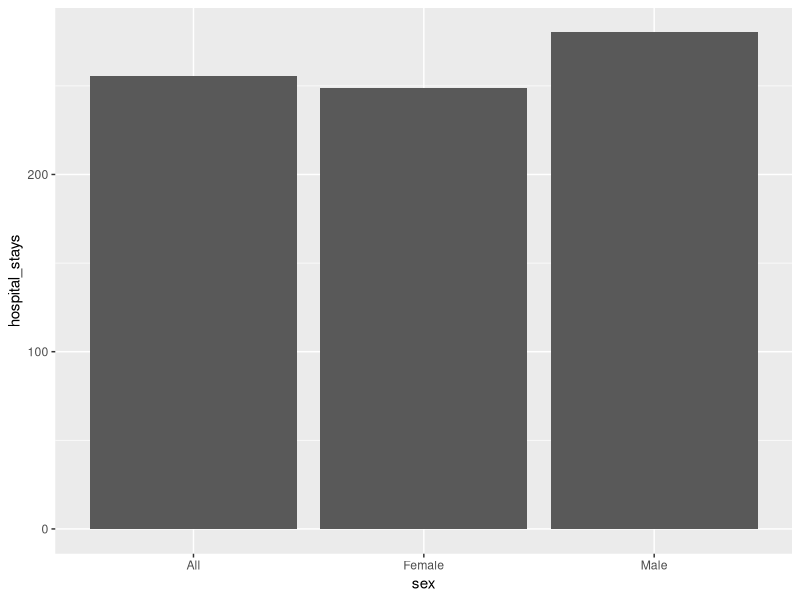
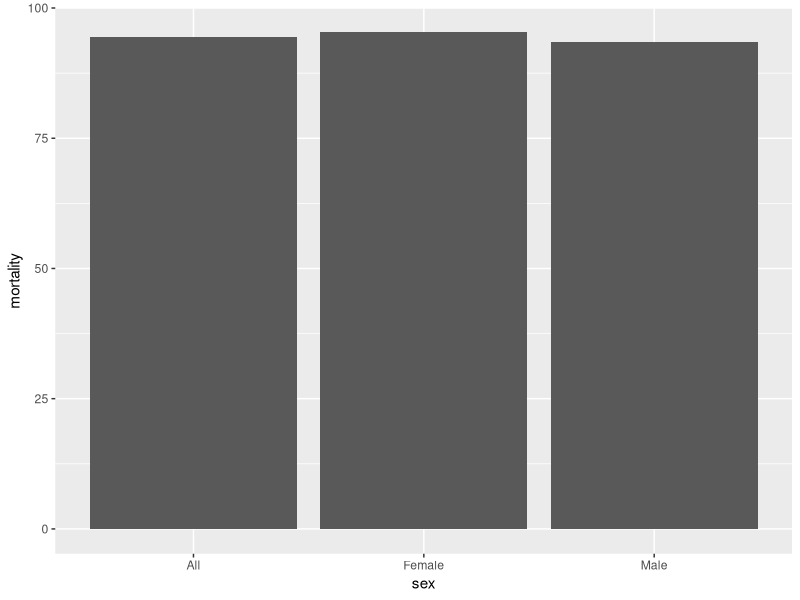
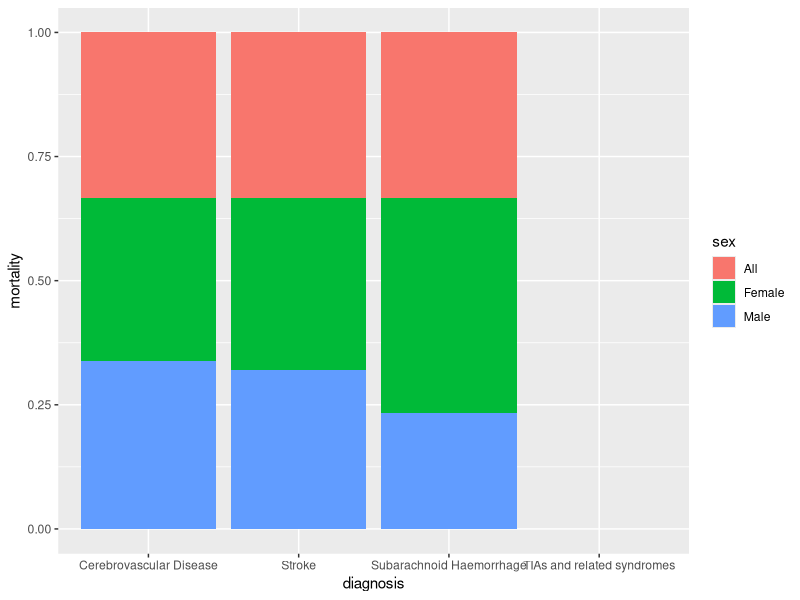
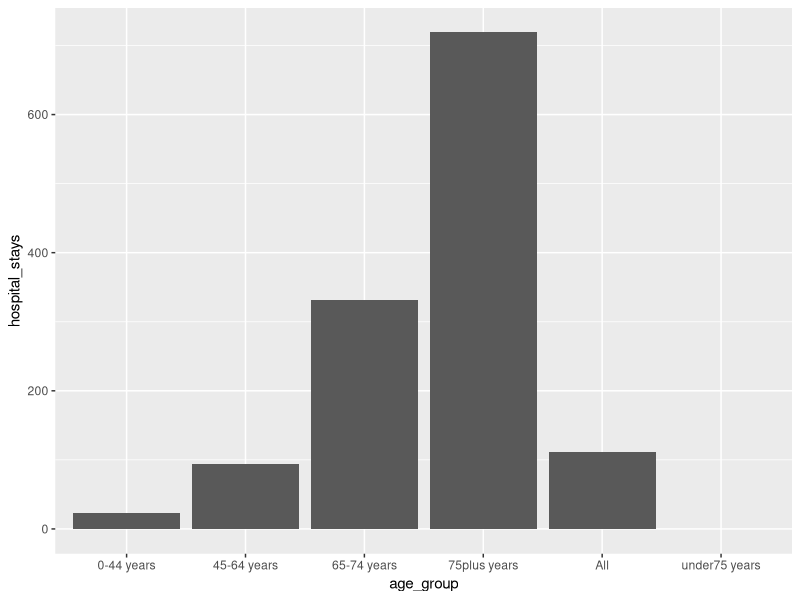
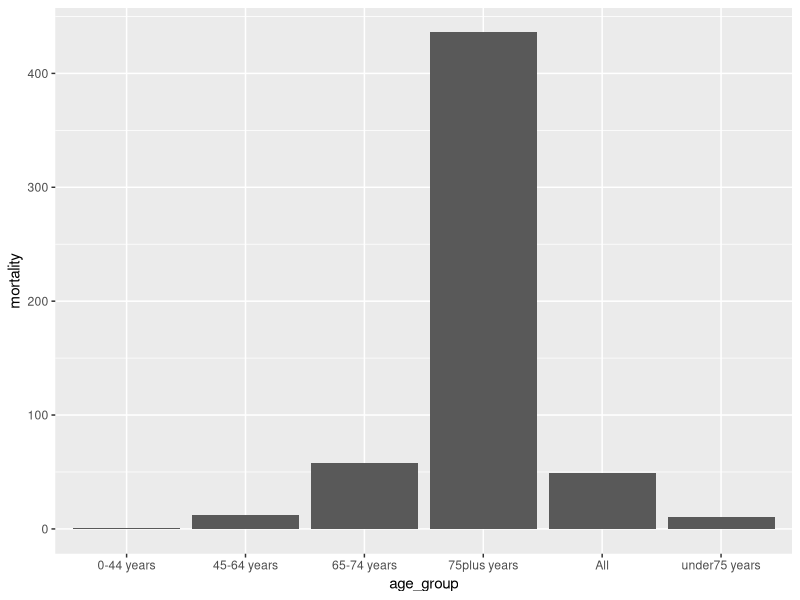
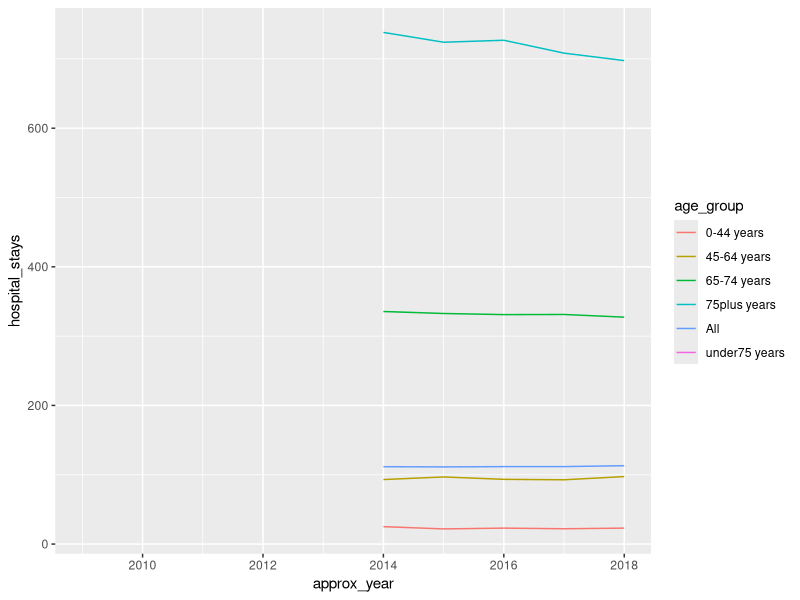
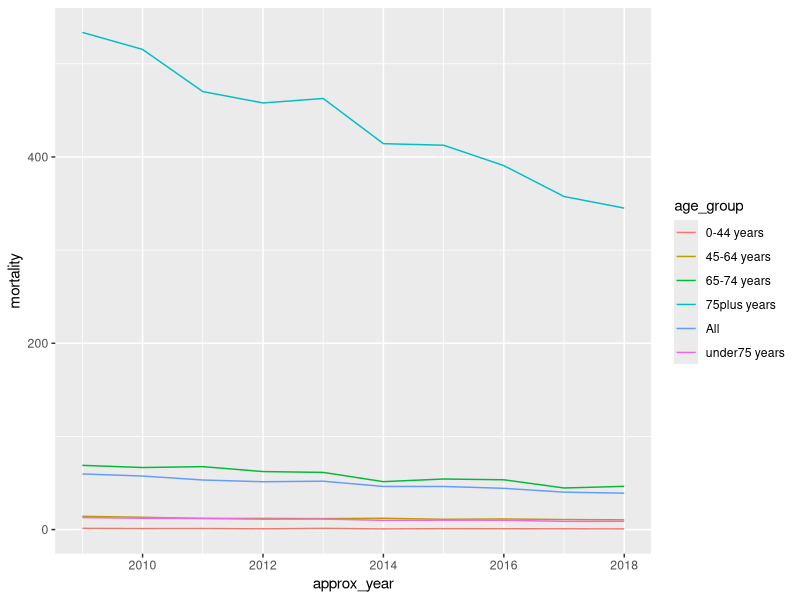
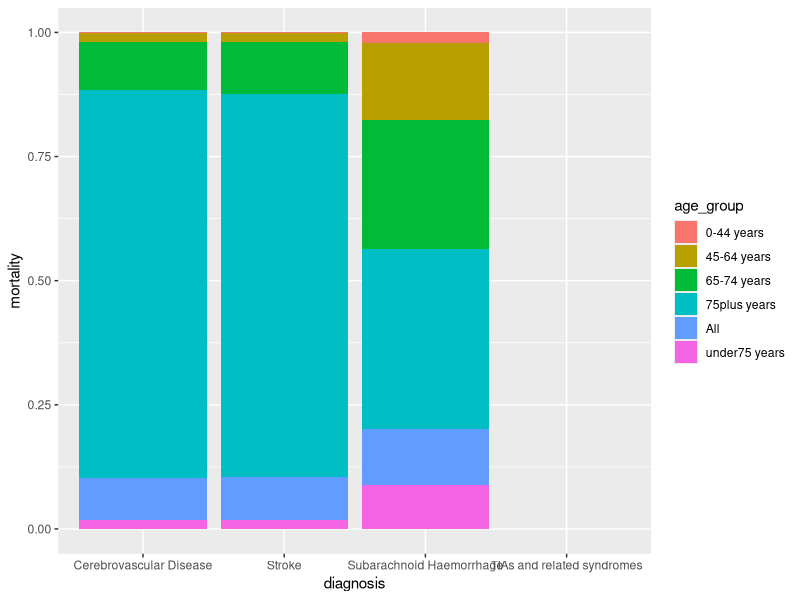

Here is the R script that generated these plots, in order:
## ---- chunk 1
library(tidyverse)
## ---- chunk 2
council_strokesbyca <- read_csv("../../data/clean_data/strokes_byca.csv",
                                col_types = cols(hospitalstays = col_double(),
                                            crude_rate_stays = col_double()))
healthboard_strokesbyhb <- read_csv("../../data/clean_data/strokes_byhb.csv",
                                col_types = cols(hospitalstays = col_double(),
                                            crude_rate_stays = col_double()))
## ---- chunk 3
council_strokesbyca %>% 
  group_by(sex) %>% 
  summarise(hospital_stays = mean(crude_rate_stays, na.rm = TRUE)) %>% 
  ggplot() +
  aes(x = sex, y = hospital_stays) +
  geom_col()
## ---- chunk 4
council_strokesbyca %>% 
  group_by(sex) %>% 
  summarise(mortality = mean(easr_mortality, na.rm = TRUE)) %>% 
  ggplot() +
  aes(x = sex, y = mortality) +
  geom_col()
## ---- chunk 5
council_strokesbyca %>% 
  group_by(sex, diagnosis) %>%
  summarise(mortality = mean(easr_mortality, na.rm = TRUE)) %>% 
  ggplot() +
    aes(x = diagnosis, y = mortality, group = sex, fill = sex) +
  geom_col(position = "fill")
## ---- chunk 6
council_strokesbyca %>% 
  group_by(age_group) %>% 
  summarise(hospital_stays = mean(crude_rate_stays, na.rm = TRUE)) %>% 
  ggplot() +
  aes(x = age_group, y = hospital_stays) +
  geom_col()
## ---- chunk 7
council_strokesbyca %>% 
  group_by(age_group) %>% 
  summarise(mortality = mean(easr_mortality, na.rm = TRUE)) %>% 
  ggplot() +
  aes(x = age_group, y = mortality) +
  geom_col()
## ---- chunk 8
council_strokesbyca %>% 
  group_by(age_group, approx_year) %>% 
  summarise(hospital_stays = mean(crude_rate_stays, na.rm = TRUE)) %>% 
  ggplot() +
  aes(x = approx_year, y = hospital_stays, group = age_group, col = age_group) +
  geom_line()
## ---- chunk 9
council_strokesbyca %>% 
  group_by(age_group, approx_year) %>% 
  summarise(mortality = mean(easr_mortality, na.rm = TRUE)) %>% 
  ggplot() +
  aes(x = approx_year, y = mortality, group = age_group, col = age_group) +
  geom_line()
## ---- chunk 10
council_strokesbyca %>% 
  group_by(age_group, diagnosis) %>%
  summarise(mortality = mean(easr_mortality, na.rm = TRUE)) %>% 
  ggplot() +
    aes(x = diagnosis, y = mortality, group = age_group, fill = age_group) +
  geom_col(position = "fill")

council_strokesbyca %>% 
  group_by(age_group, diagnosis) %>%
  summarise(mortality = mean(easr_mortality, na.rm = TRUE)) %>% 
  ggplot() +
    aes(x = age_group, y = mortality, group = diagnosis, fill = diagnosis) +
  geom_col(position = "fill") +
  theme(axis.text.x = element_text(angle = 90, vjust = 0.5, hjust=1)) +
  labs(
    title = "Proportion of diagnoses by age group"
  )
## ---- chunk 11
council_strokesbyca %>% 
  filter(diagnosis == "Subarachnoid Haemorrhage") %>% 
  group_by(age_group, approx_year) %>% 
  summarise(mortality = mean(easr_mortality, na.rm = TRUE)) %>% 
  ggplot() +
  aes(x = approx_year, y = mortality, group = age_group, col = age_group) +
  geom_line()
## ---- chunk 12
council_strokesbyca %>% 
  filter(age_group != "All" & age_group != "under75 years") %>% 
  group_by(age_group, approx_year, diagnosis) %>% 
  summarise(mortality = mean(easr_mortality, na.rm = TRUE)) %>% 
  ggplot() +
  aes(x = approx_year, y = mortality, group = diagnosis, col = diagnosis) +
  geom_line() +
  facet_wrap(~age_group)
## ---- chunk 13
council_strokesbyca %>% 
  group_by(age_group, sex) %>% 
  summarise(stays = mean(crude_rate_stays, na.rm = TRUE)) %>% 
  ggplot() +
  aes(x = age_group, y = stays, group = sex, fill = sex) +
  geom_col(position = "dodge")
## ---- chunk 14
council_strokesbyca %>% 
  group_by(age_group, sex) %>% 
  summarise(mortality = mean(easr_mortality, na.rm = TRUE)) %>% 
  ggplot() +
  aes(x = age_group, y = mortality, group = sex, fill = sex) +
  geom_col(position = "dodge")
## ---- chunk 15
healthboard_strokesbyhb %>% 
  group_by(healthboard_area_named) %>% 
  summarise(hospital_stays = mean(crude_rate_stays, na.rm = TRUE)) %>% 
  ggplot() +
  aes(x = reorder(healthboard_area_named, -hospital_stays), y = hospital_stays) +
  geom_col() +
  theme(axis.text.x = element_text(angle = 90, vjust = 0.5, hjust=1))
## ---- chunk 16
healthboard_strokesbyhb %>% 
  group_by(healthboard_area_named) %>% 
  summarise(mortality = mean(easr_mortality, na.rm = TRUE)) %>% 
  ggplot() +
  aes(x = reorder(healthboard_area_named, -mortality), y = mortality) +
  geom_col() +
  theme(axis.text.x = element_text(angle = 90, vjust = 0.5, hjust=1))
## ---- chunk 17
council_strokesbyca %>% 
  group_by(council_area_named) %>% 
  summarise(hospital_stays = mean(crude_rate_stays, na.rm = TRUE)) %>% 
  ggplot() +
  aes(x = reorder(council_area_named, -hospital_stays), y = hospital_stays) +
  geom_col() +
  theme(axis.text.x = element_text(angle = 90, vjust = 0.5, hjust=1))
## ---- chunk 18
council_strokesbyca %>% 
  group_by(council_area_named) %>% 
  summarise(mortality = mean(easr_mortality, na.rm = TRUE)) %>% 
  ggplot() +
  aes(x = reorder(council_area_named, -mortality), y = mortality) +
  geom_col() +
  theme(axis.text.x = element_text(angle = 90, vjust = 0.5, hjust=1))
## ---- chunk 19
high_mortality_council <- council_strokesbyca %>% 
  group_by(council_area_named) %>% 
  summarise(mortality = mean(easr_mortality, na.rm = TRUE)) %>% 
  slice_max(mortality, n = 10) %>% 
  pull(council_area_named)

low_mortality_council <- council_strokesbyca %>% 
  group_by(council_area_named) %>% 
  summarise(mortality = mean(easr_mortality, na.rm = TRUE)) %>% 
  slice_min(mortality, n = 10) %>% 
  pull(council_area_named)
## ---- chunk 20
council_strokesbyca %>% 
  filter(council_area_named %in% high_mortality_council |
           council_area_named %in% low_mortality_council) %>% 
  mutate(high_low = if_else(
    council_area_named %in% high_mortality_council, "high", "low"
  )) %>% 
  group_by(high_low, approx_year) %>% 
  summarise(mortality = mean(easr_mortality, na.rm = TRUE)) %>% 
  ggplot() +
  aes(x = approx_year, y = mortality, group = high_low, col = high_low) +
  geom_line()
## ---- chunk 21
high_mortality_council_2018 <- council_strokesbyca %>% 
  filter(approx_year == 2018) %>% 
  group_by(council_area_named) %>% 
  summarise(mortality = mean(easr_mortality, na.rm = TRUE)) %>% 
  slice_max(mortality, n = 10) %>% 
  pull(council_area_named)

low_mortality_council_2018 <- council_strokesbyca %>%  
  filter(approx_year == 2018) %>% 
  group_by(council_area_named) %>% 
  summarise(mortality = mean(easr_mortality, na.rm = TRUE)) %>% 
  slice_min(mortality, n = 10) %>% 
  pull(council_area_named)
## ---- chunk 22
council_strokesbyca %>% 
  filter(council_area_named %in% high_mortality_council_2018 |
           council_area_named %in% low_mortality_council_2018) %>% 
  mutate(high_low = if_else(
    council_area_named %in% high_mortality_council, "high", "low"
  )) %>% 
  group_by(high_low, approx_year) %>% 
  summarise(mortality = mean(easr_mortality, na.rm = TRUE)) %>% 
  ggplot() +
  aes(x = approx_year, y = mortality, group = high_low, col = high_low) +
  geom_line() +
  labs(
    title = "Adjusted mortality rates by council",
    subtitle = "Mortality rates for the 10 highest and lowest adjusted mortality rates from stroke in 2018"
  )
